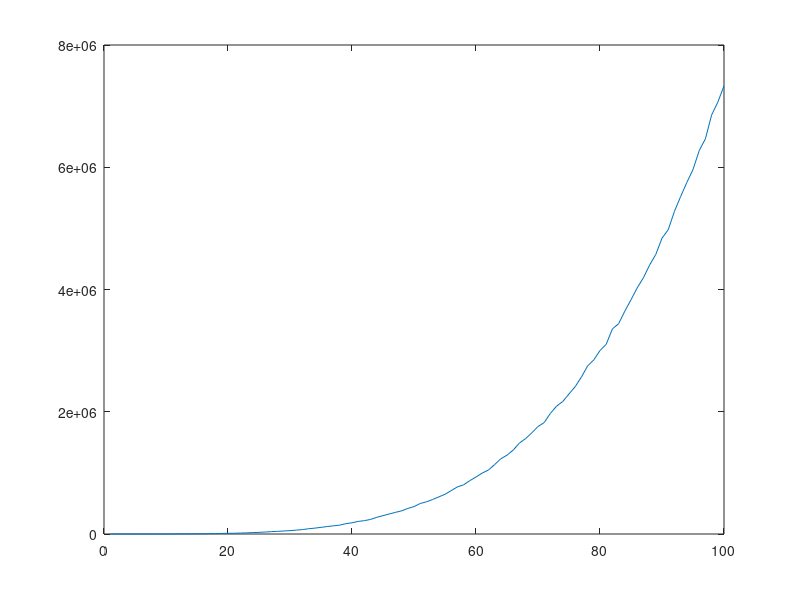

Source code (MATLAB):
y = [0
0
3
10
16
64
169
252
402
573
800
1564
1779
2556
3080
4136
5524
6979
9327
11342
12462
15481
18499
23295
26857
32616
38431
43335
48888
55243
63464
72038
86355
95966
108909
122137
133716
144724
168631
183540
205701
218737
238580
273169
300090
327231
353941
378552
418227
448034
498818
526057
563958
607291
649731
709632
770821
804345
872319
932749
996652
1046000
1135304
1230874
1289394
1372878
1487698
1560710
1655377
1757486
1823054
1973524
2091751
2168448
2291179
2410731
2567427
2748320
2849035
3001797
3103498
3355606
3440262
3644991
3832118
4026630
4192028
4399701
4574514
4839283
4977325
5276498
5520194
5749581
5962857
6271728
6465660
6854116
7064206
7331455
];

x = [1
2
3
4
5
6
7
8
9
10
11
12
13
14
15
16
17
18
19
20
21
22
23
24
25
26
27
28
29
30
31
32
33
34
35
36
37
38
39
40
41
42
43
44
45
46
47
48
49
50
51
52
53
54
55
56
57
58
59
60
61
62
63
64
65
66
67
68
69
70
71
72
73
74
75
76
77
78
79
80
81
82
83
84
85
86
87
88
89
90
91
92
93
94
95
96
97
98
99
100
];plot(x,y)